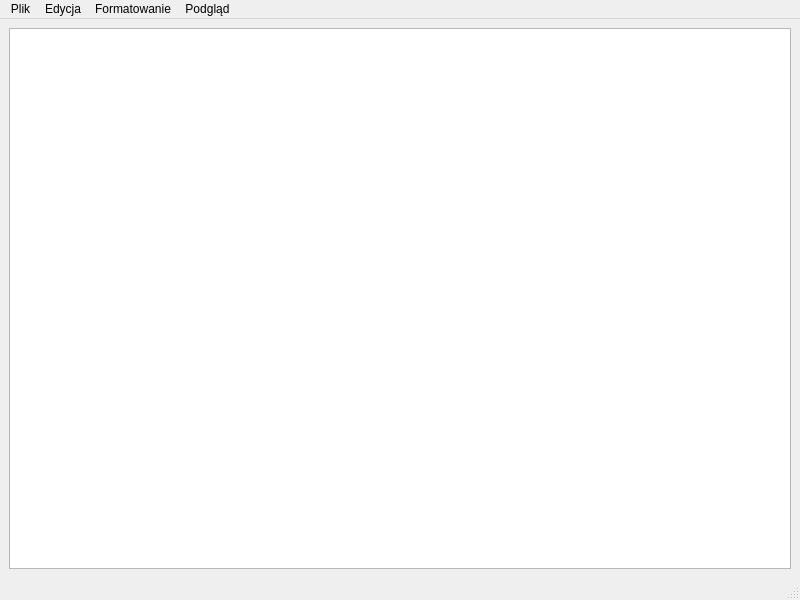
<?xml version="1.0" encoding="UTF-8"?>
<ui version="4.0">
 <class>Notatnik</class>
 <widget class="QMainWindow" name="Notatnik">
  <property name="geometry">
   <rect>
    <x>0</x>
    <y>0</y>
    <width>800</width>
    <height>600</height>
   </rect>
  </property>
  <property name="windowTitle">
   <string>Notatnik</string>
  </property>
  <widget class="QWidget" name="centralwidget">
   <layout class="QVBoxLayout" name="verticalLayout">
    <item>
     <widget class="QTextEdit" name="textEdit"/>
    </item>
   </layout>
  </widget>
  <widget class="QMenuBar" name="menubar">
   <property name="geometry">
    <rect>
     <x>0</x>
     <y>0</y>
     <width>800</width>
     <height>21</height>
    </rect>
   </property>
   <widget class="QMenu" name="menuPlik">
    <property name="title">
     <string>Plik</string>
    </property>
    <addaction name="actionNowy"/>
    <addaction name="actionOtworz"/>
    <addaction name="actionZapisz"/>
    <addaction name="actionZapisz_jako"/>
    <addaction name="separator"/>
    <addaction name="actionZakoncz"/>
   </widget>
   <widget class="QMenu" name="menuEdycja">
    <property name="title">
     <string>Edycja</string>
    </property>
    <addaction name="actionCofnij"/>
    <addaction name="separator"/>
    <addaction name="actionWytnij"/>
    <addaction name="actionKopiuj"/>
    <addaction name="actionWklej"/>
    <addaction name="actionUsun"/>
    <addaction name="separator"/>
    <addaction name="actionZaznacz_wszystko"/>
    <addaction name="actionGodzina_data"/>
   </widget>
   <widget class="QMenu" name="menuFormatowanie">
    <property name="title">
     <string>Formatowanie</string>
    </property>
    <addaction name="actionCzcionka"/>
   </widget>
   <widget class="QMenu" name="menuPodglad">
    <property name="title">
     <string>Podgląd</string>
    </property>
    <addaction name="actionPodglad"/>
   </widget>
   <addaction name="menuPlik"/>
   <addaction name="menuEdycja"/>
   <addaction name="menuFormatowanie"/>
   <addaction name="menuPodglad"/>
  </widget>
  <widget class="QStatusBar" name="statusbar"/>
  <action name="actionNowy">
   <property name="text">
    <string>Nowy</string>
   </property>
  </action>
  <action name="actionOtworz">
   <property name="text">
    <string>Otwórz</string>
   </property>
  </action>
  <action name="actionZapisz">
   <property name="text">
    <string>Zapisz</string>
   </property>
  </action>
  <action name="actionZapisz_jako">
   <property name="text">
    <string>Zapisz jako</string>
   </property>
  </action>
  <action name="actionZakoncz">
   <property name="text">
    <string>Zakoncz</string>
   </property>
  </action>
  <action name="actionCofnij">
   <property name="text">
    <string>Cofnij</string>
   </property>
  </action>
  <action name="actionWytnij">
   <property name="text">
    <string>Wytnij</string>
   </property>
  </action>
  <action name="actionKopiuj">
   <property name="text">
    <string>Kopiuj</string>
   </property>
  </action>
  <action name="actionWklej">
   <property name="text">
    <string>Wklej</string>
   </property>
  </action>
  <action name="actionUsun">
   <property name="text">
    <string>Usun</string>
   </property>
  </action>
  <action name="actionZaznacz_wszystko">
   <property name="text">
    <string>Zaznacz wszystko</string>
   </property>
  </action>
  <action name="actionGodzina_data">
   <property name="text">
    <string>Godzina/data</string>
   </property>
  </action>
  <action name="actionCzcionka">
   <property name="text">
    <string>Czcionka...</string>
   </property>
  </action>
  <action name="actionPodglad">
   <property name="text">
    <string>Podgląd...</string>
   </property>
   <property name="toolTip">
    <string>Podgląd</string>
   </property>
  </action>
 </widget>
 <resources/>
 <connections/>
</ui>
